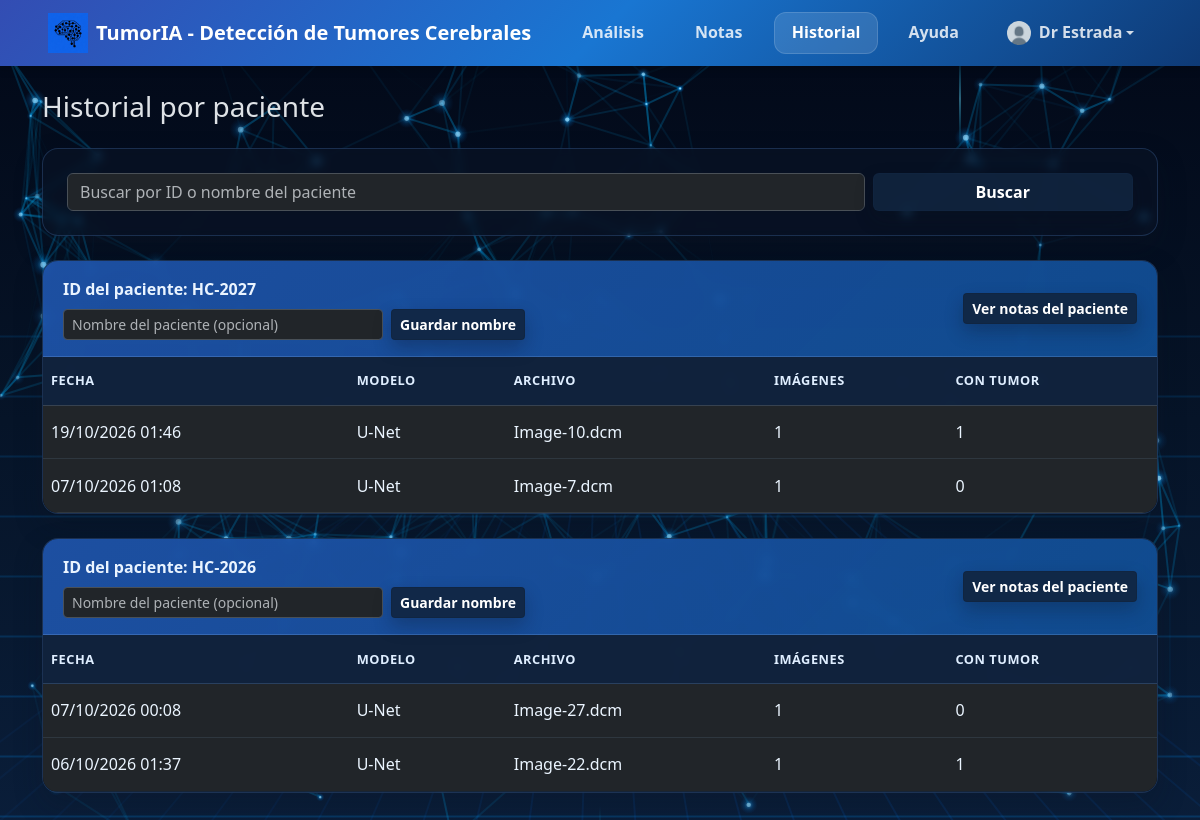
The app's page /history (signed in) with its own data.
### web/models.py (models this page shows, shortened)
class User(UserMixin, db.Model):
    __tablename__ = 'users'
    id = db.Column(db.Integer, primary_key=True)
    username = db.Column(db.String(80), unique=True, nullable=False, index=True)
    email = db.Column(db.String(120), unique=True, nullable=False, index=True)
    password_hash = db.Column(db.String(255), nullable=False)
    created_at = db.Column(db.DateTime, default=datetime.utcnow)
    profile_image = db.deferred(db.Column(db.LargeBinary, nullable=True))
    profile_image_mime = db.Column(db.String(64), nullable=True)
    profile_image_updated_at = db.Column(db.DateTime, nullable=True)
    login_history = db.relationship('LoginHistory', backref='user', lazy=True, cascade='all, delete-orphan')
    notes = db.relationship('Note', backref='user', lazy=True, cascade='all, delete-orphan')
    @property
    def has_profile_image(self):
        return bool(self.profile_image_mime and self.profile_image_updated_at)

class PatientStudy(db.Model):
    __tablename__ = 'patient_studies'
    id = db.Column(db.Integer, primary_key=True)
    user_id = db.Column(db.Integer, db.ForeignKey('users.id'), nullable=False, index=True)
    patient_id = db.Column(db.String(120), nullable=False, index=True)
    created_at = db.Column(db.DateTime, default=datetime.utcnow, index=True)
    model_type = db.Column(db.String(20), nullable=False, default='unet')
    source_file = db.Column(db.String(255), nullable=False)
    patient_name = db.Column(db.String(160), nullable=True, index=True)
    num_images = db.Column(db.Integer, default=0)
    num_with_tumor = db.Column(db.Integer, default=0)
    total_area_mm2 = db.Column(db.Float, default=0.0)
    result_summary = db.Column(db.Text, nullable=True)
    result_images = db.Column(db.Text, nullable=True)
    user = db.relationship('User', backref='patient_studies', lazy=True)

### web/app.py (the view)
@app.route("/history", methods=["GET"])
@login_required
def patient_history():
    search_query = (request.args.get("q") or "").strip()
    studies_query = PatientStudy.query.filter_by(user_id=current_user.id)
    if search_query:
        studies_query = studies_query.filter(
            (PatientStudy.patient_id.contains(search_query))
            | (PatientStudy.patient_name.contains(search_query))
        )
    studies = studies_query.order_by(PatientStudy.created_at.desc()).all()
    grouped = {}
    for study in studies:
        group = grouped.setdefault(
            study.patient_id,
            {
                "patient_id": study.patient_id,
                "patient_name": study.patient_name or "",
                "studies": [],
            },
        )
        if study.patient_name and not group["patient_name"]:
            group["patient_name"] = study.patient_name
        group["studies"].append(study)
    return render_template("history.html", grouped=list(grouped.values()), search_query=search_query)

### web/app.py (called while the page is built)
@login_manager.user_loader
def load_user(user_id):
    return User.query.get(int(user_id))

@app.context_processor
def inject_avatar_helpers():
    def user_avatar_url(user=None):
        user = user or current_user
        if (
            getattr(user, "is_authenticated", False)
            and getattr(user, "has_profile_image", False)
        ):
            version = ""
            if getattr(user, "profile_image_updated_at", None):
                version = user.profile_image_updated_at.strftime("%Y%m%d%H%M%S")
            return url_for("serve_profile_avatar", user_id=user.id, v=version)
        return url_for("static", filename="images/pfp-default/Default-pfp-tumoria.png")
    return {"user_avatar_url": user_avatar_url}

### templates/history.html (shortened to what this page needs)
<!DOCTYPE html>
<html lang="es" data-bs-theme="dark">
<head>
  <link rel="stylesheet" href="{{ url_for('static', filename='vendor/bootstrap/bootstrap.min.css') }}">
  <link rel="stylesheet" href="{{ url_for('static', filename='styles.css') }}" />
</head>
<body class="bg-body-tertiary">
  <nav class="navbar navbar-expand-lg navbar-dark navbar-custom">
    <div class="container-fluid px-3 px-md-5">
      <a class="navbar-brand fw-bold d-flex align-items-center" href="{{ url_for('main_menu') }}">
        <img src="{{ url_for('static', filename='images/icon/Icono-TumorIA.jpg') }}" alt="Logo de TumorIA" height="40" class="me-2">
        TumorIA - Detección de Tumores Cerebrales
      </a>
      <div class="collapse navbar-collapse" id="navbarNav">
        <ul class="navbar-nav ms-auto">
          <li class="nav-item">
            <a class="nav-link" href="{{ url_for('main_menu') }}">Análisis</a>
          </li>
          <li class="nav-item">
            <a class="nav-link" href="{{ url_for('notes') }}">Notas</a>
          </li>
          <li class="nav-item">
            <a class="nav-link active" href="{{ url_for('patient_history') }}">Historial</a>
          </li>
          <li class="nav-item">
            <a class="nav-link" href="{{ url_for('help_page') }}">Ayuda</a>
          </li>
          <li class="nav-item dropdown">
            <a class="nav-link dropdown-toggle d-flex align-items-center" href="#" id="profileDropdown" role="button" data-bs-toggle="dropdown">
              <img src="{{ user_avatar_url() }}" alt="Perfil de {{ current_user.username }}" height="24" class="me-2 rounded-circle">
              {{ current_user.username }}
            </a>
          </li>
        </ul>
      </div>
    </div>
  </nav>
  <main class="container py-4 app-main">
    <div class="d-flex justify-content-between align-items-center mb-4">
      <h1 class="h3 mb-0">Historial por paciente</h1>
    </div>
    <div class="history-search-card p-3 p-md-4 mb-4">
      <form method="GET" action="{{ url_for('patient_history') }}" class="row g-2 align-items-center">
        <div class="col-12 col-md-9">
          <input type="text" name="q" value="{{ search_query }}" class="form-control" placeholder="Buscar por ID o nombre del paciente" title="Buscar por ID o nombre del paciente" aria-label="Buscar por ID o nombre del paciente" />
        </div>
        <div class="col-12 col-md-3 d-grid">
          <button type="submit" class="btn btn-solid-blue" title="Buscar paciente">Buscar</button>
        </div>
      </form>
    </div>
    {% if not grouped %}
      <div class="alert alert-info">
        No hay estudios registrados todavía.
      </div>
    {% else %}
      {% for group in grouped %}
        {% set patient_id = group.patient_id %}
        {% set patient_name = group.patient_name %}
        {% set studies = group.studies %}
        <div class="history-card mb-4">
          <div class="history-header d-flex justify-content-between align-items-center flex-wrap gap-2">
            <div class="d-flex flex-column gap-2 flex-grow-1">
              <div>
                <strong>ID del paciente:</strong> {{ patient_id }}
              </div>
              <form method="POST" action="{{ url_for('save_patient_name', patient_id=patient_id) }}" class="d-flex gap-2 align-items-center flex-wrap">
                <input type="text" name="patient_name" class="form-control form-control-sm" style="max-width: 320px;" placeholder="Nombre del paciente (opcional)" value="{{ patient_name }}" />
                <button type="submit" class="btn btn-solid-blue btn-sm">Guardar nombre</button>
              </form>
            </div>
            <a href="{{ url_for('notes', patient_id=patient_id) }}" class="btn btn-solid-blue btn-sm">
              Ver notas del paciente
            </a>
          </div>
          <div class="card-body p-0">
            <div class="table-responsive">
              <table class="table history-table align-middle mb-0">
                <thead>
                  <tr>
                    <th>Fecha</th>
                    <th>Modelo</th>
                    <th>Archivo</th>
                    <th>Imágenes</th>
                    <th>Con tumor</th>
                  </tr>
                </thead>
                <tbody>
                  {% for study in studies %}
                    <tr class="study-row" tabindex="0" aria-expanded="false" role="button">
                      <td>{{ study.created_at.strftime('%d/%m/%Y %H:%M') }}</td>
                      <td>{{ 'U-Net' if study.model_type == 'unet' else study.model_type }}</td>
                      <td>{{ study.source_file }}</td>
                      <td>{{ study.num_images }}</td>
                      <td>{{ study.num_with_tumor }}</td>
                    </tr>
                          {% set result_images = (study.result_images or '').split('|') if study.result_images else [] %}
                  {% endfor %}
                </tbody>
              </table>
            </div>
          </div>
        </div>
      {% endfor %}
    {% endif %}
  </main>
</body>
</html>

### static/styles.css (style rules this page uses)
html, body { -webkit-text-size-adjust: 100%; text-size-adjust: 100%; overflow-x: hidden; margin: 0; }
html { overflow-y: scroll; }
main.app-main { min-height: calc(100vh - 72px); box-sizing: border-box; }
body.bg-body-tertiary { background: transparent !important; }
.navbar-custom { --navbar-link-min-width: 100px; --navbar-dropdown-min-width: 150px; }
.navbar-custom .navbar-nav { align-items: center; gap: 0.35rem; }
.navbar-custom .navbar-nav .nav-item { display: flex; align-items: center; }
.navbar-custom .navbar-nav .nav-link, .navbar-custom .navbar-nav .dropdown-toggle { display: inline-flex; align-items: center; justify-content: center; min-width: var(--navbar-link-min-width); min-height: 42px; padding: 0.55rem 1.1rem; margin: 0; border-radius: 0.75rem; font-weight: 600; line-height: 1.2; transition: color 0.2s ease, background-color 0.2s ease, transform 0.2s ease; }
.navbar-custom .navbar-nav .dropdown-toggle { min-width: var(--navbar-dropdown-min-width); }
.navbar-custom .navbar-nav .nav-link { color: rgba(255, 255, 255, 0.82); }
.navbar-custom .navbar-nav .nav-link.active, .navbar-custom .navbar-nav .nav-link.show { color: #ffffff; background: rgba(255, 255, 255, 0.12); box-shadow: inset 0 0 0 1px rgba(255, 255, 255, 0.14); font-weight: 700; }

### templates/history.html (style rules this page uses)
.navbar-custom { background: linear-gradient(135deg, #334db3 0%, #1976d2 50%, #0e3a76 100%); box-shadow: 0 2px 10px rgba(0, 0, 0, 0.2); }
.app-main { position: relative; z-index: 1; }
.history-card { border: 1px solid rgba(107, 170, 255, 0.2); background: rgba(9, 19, 37, 0.72); border-radius: 16px; box-shadow: 0 12px 28px rgba(10, 18, 32, 0.25); overflow: hidden; backdrop-filter: blur(4px); }
.history-header { background: linear-gradient(135deg, rgba(34, 93, 188, 0.82), rgba(18, 88, 168, 0.8)); color: #eaf4ff; border-bottom: 1px solid rgba(162, 205, 255, 0.2); font-weight: 600; padding: 1rem 1.25rem; }
.history-table { background: rgba(8, 15, 27, 0.6); border: 0; color: #edf6ff; margin: 0; }
.history-table thead th { background: rgba(17, 37, 64, 0.9); color: #dfeeff; border-bottom: 1px solid rgba(153, 201, 255, 0.18); font-size: 0.8rem; letter-spacing: 0.04em; text-transform: uppercase; padding-top: 0.9rem; padding-bottom: 0.9rem; }
.history-table tbody td { color: #ebf5ff; border-color: rgba(143, 177, 219, 0.12); padding-top: 0.9rem; padding-bottom: 0.9rem; }
.study-row { cursor: pointer; transition: background 0.2s ease; }
.history-search-card { background: rgba(9, 19, 37, 0.72); border: 1px solid rgba(107, 170, 255, 0.2); border-radius: 16px; box-shadow: 0 12px 28px rgba(10, 18, 32, 0.25); backdrop-filter: blur(4px); }
.btn-solid-blue { background: rgba(17, 37, 64, 0.9); border: 1px solid rgba(17, 37, 64, 0.9); color: #ffffff; font-weight: 600; box-shadow: 0 8px 18px rgba(10, 18, 32, 0.28); transition: background-color 0.2s ease, border-color 0.2s ease, transform 0.2s ease, box-shadow 0.2s ease; }

### records on screen
User: username "Dr Estrada"
PatientStudy: patient "HC-2027", created_at "19/10/2026 01:46", model_type "U-Net", source_file "Image-10.dcm", num_images "1", num_with_tumor "1"
PatientStudy: created_at "07/10/2026 01:08", model_type "U-Net", source_file "Image-7.dcm", num_images "1", num_with_tumor "0"
PatientStudy: patient "HC-2026", created_at "07/10/2026 00:08", model_type "U-Net", source_file "Image-27.dcm", num_images "1", num_with_tumor "0"
PatientStudy: created_at "06/10/2026 01:37", model_type "U-Net", source_file "Image-22.dcm", num_images "1", num_with_tumor "1"
